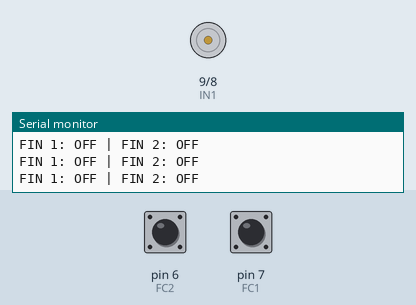
Recording of a sketch running on a simulated Arduino Uno, built with avr-gcc and run on an emulated ATmega328P. On the bench: motor-driver pin pairs drawn as motors (green arrow = first pin HIGH = forward, orange = second pin HIGH = backward, longer = more drive, scaled by the enable pin), the last lines printed to the serial monitor. The test bench sets the inputs (shaded band); at power-on: pin 6 (FC2) LOW, pin 7 (FC1) LOW.

Above: at 1.2 s.
1.3 s: pin 6 (FC2) driven HIGH
At 1.6 s:
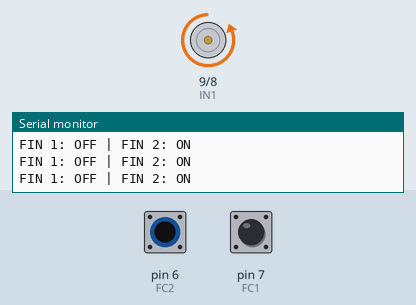
2.8 s: pin 7 (FC1) driven HIGH
4.7 s: pin 6 (FC2) driven LOW
At 5.7 s:
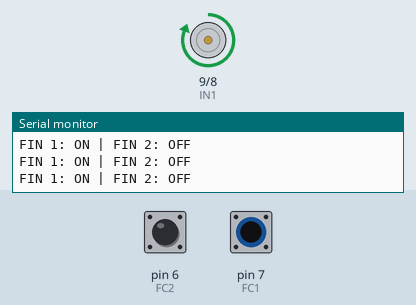
6.2 s: pin 7 (FC1) driven LOW
9.2 s: pin 6 (FC2) pulsed HIGH 2 times (0.12 s each, 0.3 s apart)
At 9.7 s:
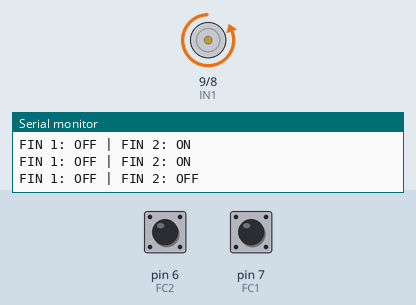
12.8 s: pin 7 (FC1) pulsed HIGH 2 times (0.12 s each, 0.3 s apart)
At 13.7 s:
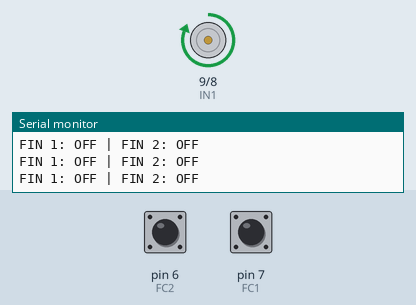
Timing chart, 0 to 15.8 s (numbered marks = the images above; inputs shaded):
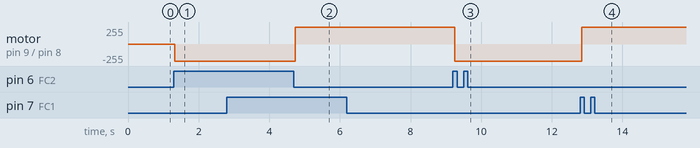

Measured:
- after the input at 1.3 s, motor on pin 9 (IN1) / pin 8 (IN2): stopped → backward 255/255 at once
- after the input at 4.7 s, motor on pin 9 (IN1) / pin 8 (IN2): backward 255/255 → forward 255/255 at once
- after the input at 9.2 s, motor on pin 9 (IN1) / pin 8 (IN2): forward 255/255 → backward 255/255 after 0.05 s
- after the input at 12.8 s, motor on pin 9 (IN1) / pin 8 (IN2): backward 255/255 → forward 255/255 after 0.05 s

The sketch:

Prueba_motor_techo.ino
```cpp
int ENA = 10, IN1 = 9,IN2= 8;
int FC1 = 7, FC2 = 6;
void setup() {
  // put your setup code here, to run once:
  pinMode(ENA,OUTPUT);
  pinMode(IN1,OUTPUT);
  pinMode(IN2,OUTPUT);
  pinMode(FC1,INPUT);
  pinMode(FC2,INPUT);
  Serial.begin(9600);
}

void loop() {
  int v1 = digitalRead(FC1), v2 = digitalRead(FC2);
  if( v1 == HIGH)
    Serial.print("FIN 1: ON ");
  else
    Serial.print("FIN 1: OFF ");

  Serial.print("| ");

  if( v2 == HIGH)
    Serial.print("FIN 2: ON ");

  else
    Serial.print("FIN 2: OFF ");

  Serial.println();
  if( v1 == HIGH && v2 == LOW){
    adelante();
  }
  if( v1 == LOW && v2 == HIGH){
    atras();
  }
  /*
  if( v1 == HIGH && v2 == LOW){
        Serial.print("Abriendo..._");

        adelante();
      }
      if( v1 == LOW && v2 == HIGH){
        Serial.print("Techo Abierto_");
        atras();
      }*/
   /*if( v1 == LOW && v2 == HIGH){
        Serial.print("Cerrando..._");

        atras();
      }
      if( v1 == HIGH && v2 == LOW){
        Serial.print("Techo Cerrado_");
        parar();
        delay(2000);
      }*/
      Serial.println();
}
void adelante(){
    digitalWrite (IN1, HIGH);
    digitalWrite (IN2, LOW);
    analogWrite (ENA, 255);
}
void atras(){
    digitalWrite(IN1, LOW);
    digitalWrite(IN2, HIGH);
    analogWrite (ENA, 255);
}
void parar(){
    digitalWrite (IN1, LOW);
    digitalWrite (IN2, LOW);
    analogWrite (ENA, 0);
}
```
